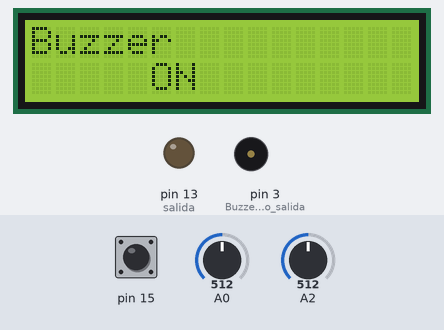
Simulated run of this sketch. Board: Arduino Uno, built with avr-gcc and run on an emulated ATmega328P. On the bench: 16×2 character LCD, output pins drawn as LEDs (lit = HIGH), buzzer (waves = sounding, pin HIGH). The inputs (shaded band) are chosen by the test bench; at power-on: A0 = 512, pin 15 HIGH, A2 = 512. What the sketch prints to the serial monitor is not drawn.

Above: at 1.2 s.
1.3 s: A0 set to 358
3.9 s: A0 set to 322
At 4.16 s:
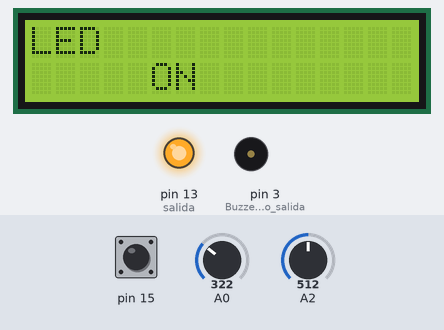
6.1 s: pin 15 pulled LOW for 0.35 s
At 6.28 s:
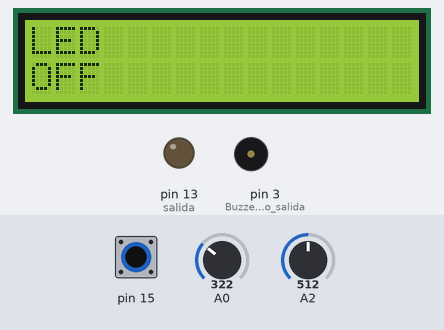
7.9 s: A0 set to 716
At 8.1 s:
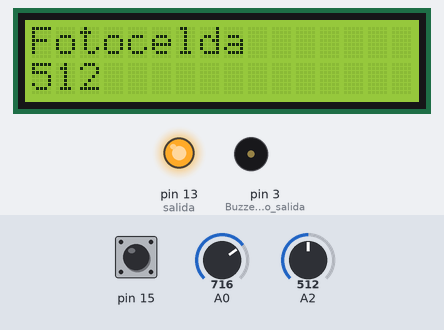
10.3 s: A0 set to 1004
11.8 s: A0 set to 1023
At 12.07 s:
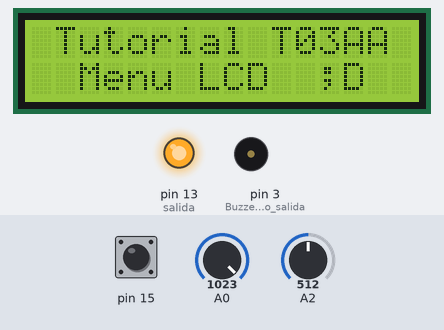
Timing chart, 0 to 14.8 s (numbered marks = the images above; inputs shaded):
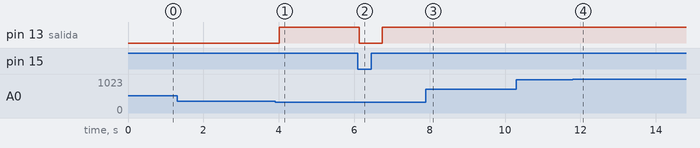

Measured:
- the behaviour switches between 341 and 340 on A0 (found by bisection; images 0 and 1)
- the behaviour switches between 1022 and 1023 on A0 (found by bisection; images 3 and 4)
- after the input at 3.9 s, pin 13 (salida): LOW → HIGH after 0.11 s; the display: first differs from a run without the input after 0.11 s (image 1)
- after the input at 6.1 s, pin 13 (salida): HIGH → LOW at once, → HIGH 0.61 s later; the display: first differs from a run without the input at once (image 2)
- after the input at 7.9 s, the display: first differs from a run without the input after 0.06 s (image 3)
- after the input at 11.8 s, the display: first differs from a run without the input after 0.12 s (image 4)

The sketch:

lcdmenu_04.ino
```cpp
/*
 --------------------------------------
  LCD 16x2 - Menu
 --------------------------------------

 La LCD que vamos a utilizar es de caracteres (16x2) esto corresponde
 a 16 columnas y 2 filas y funciona gracias a un Hitachi HD44780 driver.

 En este tutorial vamos a hacer un Menu para controlar salidas leer

entradas e imprimir Anuncios.

  El circuito:
 * LCD RS pin va conectado al digital pin 12
 * LCD Enable pin conectado al digital pin 11
 * LCD D4 pin conectado al digital pin 5
 * LCD D5 pin conectado al digital pin 4
 * LCD D6 pin conectado al digital pin 3
 * LCD D7 pin conectado al digital pin 2
 * LCD R/W pin conectado a ground
 * los dos ultimos a +5V and ground
 * El cable de la LCD VO va conectado a la referencia del potenciometro

*/
  int menu;
  int salida;                         //Conexion led, buzzer.
  int fotocelda;                      //Conexion Fotocelda
  String AnuncioMenu;                 //Anuncio de impresion LCD

  //Funciones
  void Estado();                      //Funcion Estado de las salidas
  void Anuncio();                     //Funcion para visualizar Mensaje
  void Menu ();                       //Funcion para visualizar el Menu

#include <LiquidCrystal.h>            //incluimos la libreria LCD
//LiquidCrystal lcd(12, 11, 5, 4, 3, 2);//inicializamos los pines
LiquidCrystal lcd(11, NULL, 12, 7, 8, 9, 10);

//------------------------------------
//Funcion principal
//------------------------------------

void setup() {
   Serial.begin(9600);
  pinMode   (13,OUTPUT);              //Led como salida
  pinMode    (3,OUTPUT);              //Buzzer como salida
  lcd.begin     (16, 2);              //Configuramos el tamaño de la LCD
  digitalWrite(15,HIGH);              //Resistancia de PullUp A1 pulsador
}

//------------------------------------
//Funcion ciclicla
//------------------------------------

void loop() {

  menu = analogRead (0);              //iguardamos la posicion del potencio
  menu = map(menu,0,1023,0,3);        //Escalamos el valor para que sea Menu

  switch (menu)  {                    //Valoramos el estadp del Menu

    case 0 :                          //si el valor de escala es igual a 0:
      AnuncioMenu = "LED";            //cargamos la impresion
      Menu();                         //Vamos al la funicion Menu
      salida = 13;                    //Seleccionamos al led como salida
      Estado ();                      //Vamos al la funicion Estado
    break;                            //Retorno

    case 1 :                          //si el valor de escala es igual a 1:
      AnuncioMenu = "Buzzer";         //cargamos la impresion
      Menu();                         //Vamos al la funicion Menu
      salida = 6;                     //Seleccionamos al buzzer como salida
      Estado ();                      //Vamos al la funicion Menu
    break;                            //Retorno

    case 2 :                          //si el valor de escala es igual a 2:
      AnuncioMenu = "Fotocelda";      //cargamos la impresion
      Menu();                         //Vamos al la funicion Menu
      fotocelda = analogRead (2);     //Cargamos el valor de la fotocelda

      lcd.setCursor(0, 1);            //Asignamos la posicion de impresion

      lcd.print(fotocelda);           //imprimimos el valor de la fotocelda

    break;                            //Retorno

    case 3 :                          //si el valor de escala es igual a 3:
      AnuncioMenu =" Tutorial T03AA ";//cargamos la impresion
      Menu();                         //Vamos al la funicion Estado
      Anuncio();                      //Vamos al la funicion anincio
      break;                          //Retorno
  }

  delay(300);                         //Retardo entre impresiones
  lcd.clear();                        //Borramos todo de la pantalla
}

void Menu ()  {                       //Funcion de Impresion del Menu

  lcd.setCursor(0, 0);                //Asignamos la posicion de impresion
  lcd.print(AnuncioMenu);             //imprimimos el Menu
    Serial.println(AnuncioMenu);
}

void Estado()  {                      //Funcion de valoracion ON/OFF salidas

  int buton = digitalRead(15);        //A1 como entada digital del pulsador

  if (buton == HIGH) {                //Valoracion estado del pulsador

  digitalWrite(salida,HIGH);          //Encendemos la salida
  lcd.setCursor(5, 1);                //Asignamos la posicion de impresion
  lcd.print("ON");                    //Impresion del estado de la salida
  }

  else {

  digitalWrite(salida,LOW);           //Apagamos la salida
  lcd.setCursor(0, 1);                //Asignamos la posicion de impresion
  lcd.print("OFF");                   //Impresion del estado de la salida
  }
}

void Anuncio()  {

  lcd.setCursor(0, 1);                //Asignamos la posicion de impresion
  lcd.print("  Menu LCD  ;D");        //imprimimos en la LCD
}

//Fin programa
```
